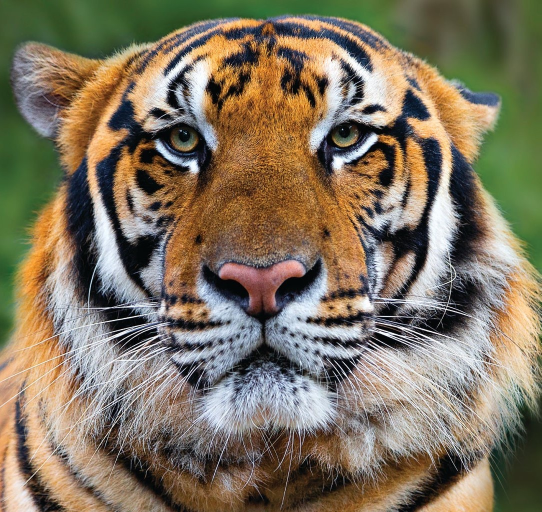
#> input picture Week2_猫变虎/img/tiger.jpg, 1083 x 1024 px (shown at 1/2 size)
$ python Transform.py
#> lines starting #> are read from the running program, lines starting #| are printed output that depends on the picture
# -*- coding:utf-8 -*-
"""
Author :Yxxxb
Date   :2021/09/17
File   :Transform.py
"""

import numpy as np
import cv2
from matplotlib import pyplot as plt

# 读图片 resize 便于操作
img = cv2.imread('./img/tiger.jpg')
#> img is the input picture: shape (1024, 1083, 3); mean B, G, R 96.5, 117, 128.6
img_tiger = cv2.resize(img, (1024, 1024))
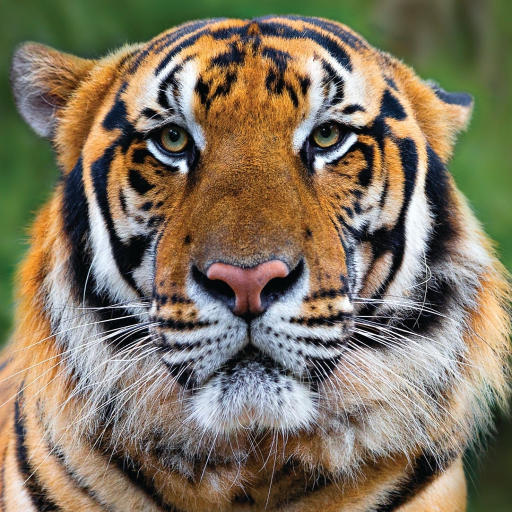
#> img_tiger: shape (1024, 1024, 3) (shown at 1/2 size); mean B, G, R 96.5, 117, 128.6
img_tiger = cv2.cvtColor(img_tiger, cv2.COLOR_RGB2BGR)
img = cv2.imread('./img/cat.jpg')
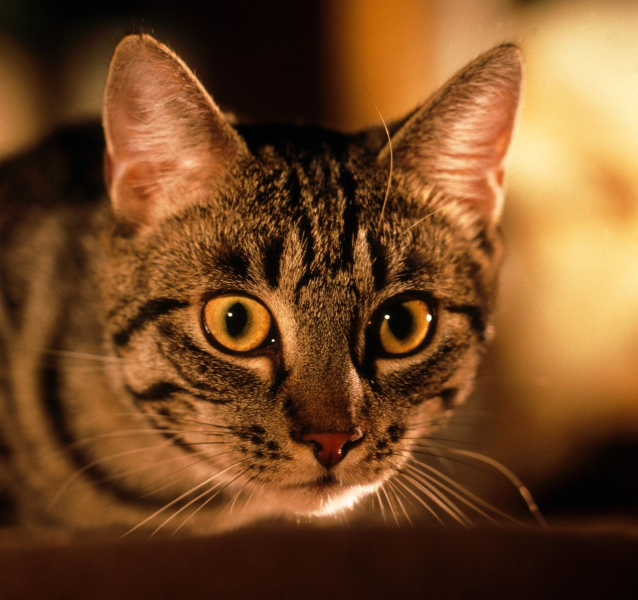
#> input picture Week2_猫变虎/img/cat.jpg, 1275 x 1200 px (shown at 1/2 size)
#> img is the input picture: shape (1200, 1275, 3); mean B, G, R 37.2, 73.9, 116.3
img_cat = cv2.resize(img, (1024, 1024))
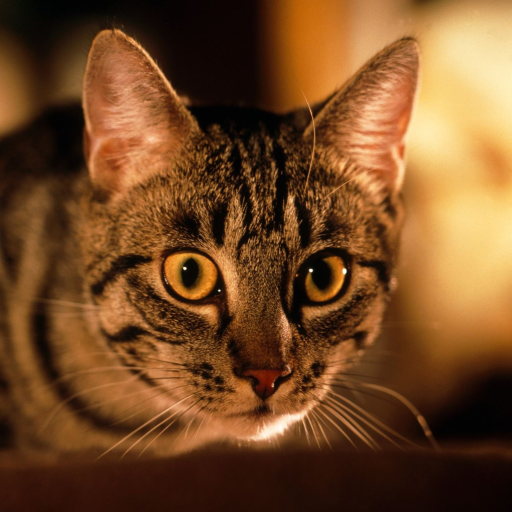
#> img_cat: shape (1024, 1024, 3) (shown at 1/2 size); mean B, G, R 37.1, 73.8, 116.2
img_cat = cv2.cvtColor(img_cat, cv2.COLOR_RGB2BGR)
plt.imshow(np.hstack([img_tiger, img_cat]))

# 设置权重函数 输出图片
for i in range(21):
    img_fusion = i / 20 * img_tiger + (20 - i) / 20 * img_cat
    img_fusion = img_fusion.astype(np.uint8)
    cv2.imwrite(f'./ans/transform{i + 1}.png', cv2.cvtColor(img_fusion, cv2.COLOR_BGR2RGB))
    plt.imshow(img_fusion)
    plt.show()
#> this loop made 21 passes
#> pass 1, `plt.show()`:
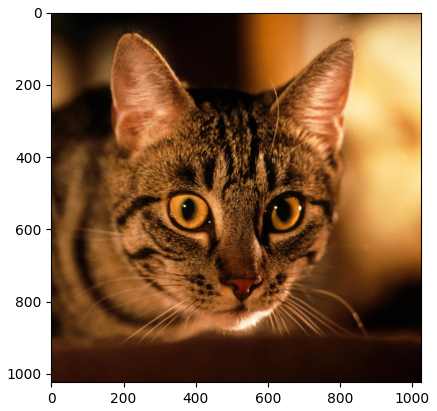
#> figure drawn by matplotlib, 1 panel
